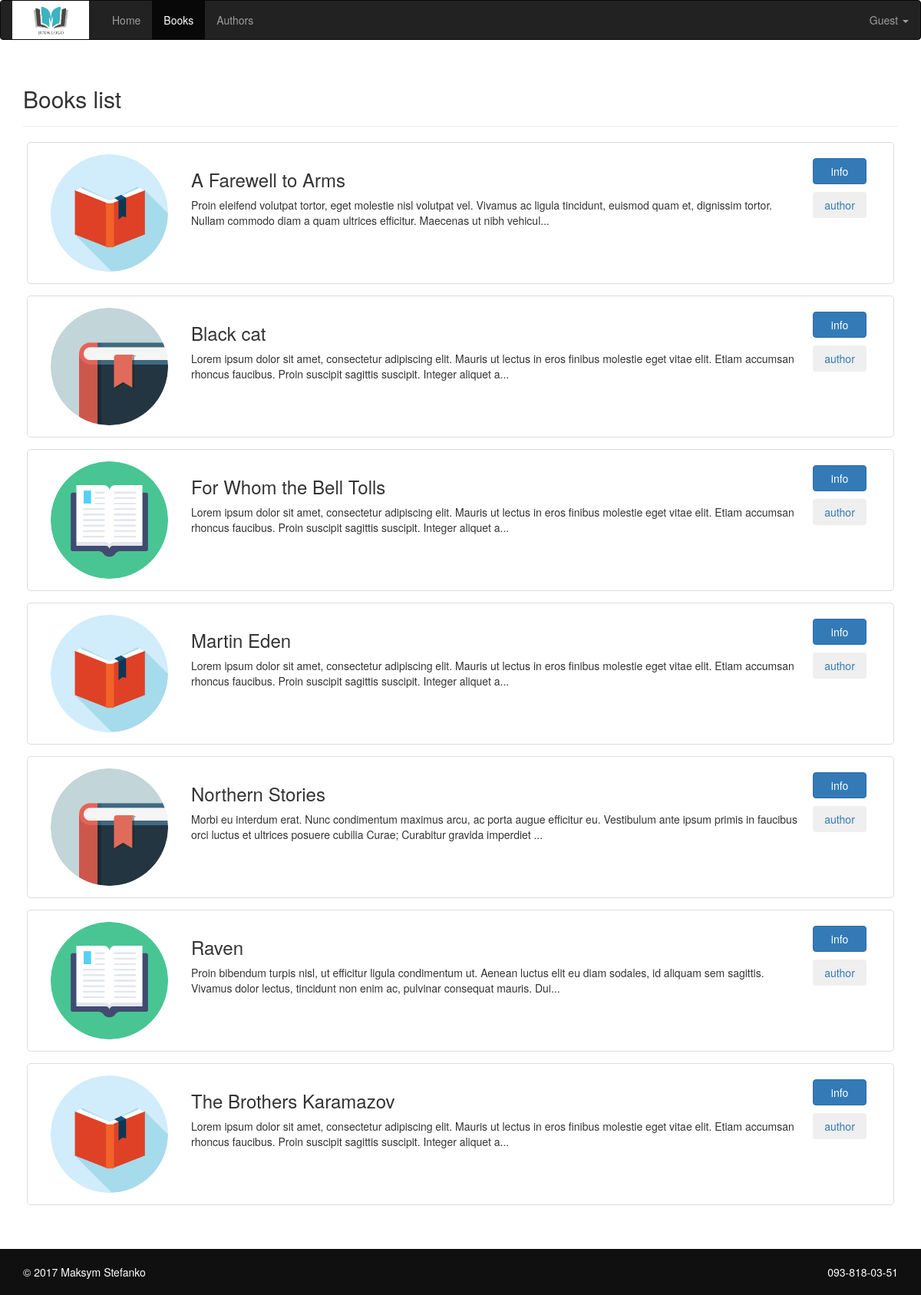
Screenshot of /pages/books.php with the database file from the repository.
### tables this page shows
CREATE TABLE `book` (
  `id` int(11) NOT NULL AUTO_INCREMENT,
  `description` text,
  `author_id` int(11) DEFAULT NULL,
  `name` varchar(255) DEFAULT NULL,
  `photo` varchar(255) DEFAULT NULL,
  PRIMARY KEY (`id`),
  KEY `author_id` (`author_id`),
  CONSTRAINT `book_ibfk_1` FOREIGN KEY (`author_id`) REFERENCES `author` (`id`)
);

### shared/config.php (called while the page is built, shortened)
<?php
function is_loged_in() {
    return isset($_SESSION['username']);
}

### pages/books.php (the view, shortened to what this page needs)
<?php
    require '../shared/config.php';
    $conn = connect_to_db();
    if(isset($_GET['author']) && !is_loged_in()){
        $sql_author = "SELECT * FROM author WHERE id=" . $_GET['author'];
        $sql = "SELECT * FROM book WHERE author_id = " . $_GET['author'] . " ORDER BY name";
        $author = $conn->query($sql_author);
        $author = $author->fetch_assoc();
    } else if(!is_loged_in()) {
        $sql = "SELECT * FROM book ORDER BY name";
    } else if(is_loged_in() && isset($_GET['author'])){
        $sql_author = "SELECT * FROM author WHERE id=" . $_GET['author'];
        $sql = "SELECT book.id AS id, book.name AS name, book.author_id AS author_id, book.description AS description,
        user_book.user_id AS user_id, user_book.date AS date_add FROM book LEFT JOIN user_book ON book.id = user_book.book_id
        AND user_book.user_id = $_SESSION[id] WHERE author_id = " . $_GET['author'] . " ORDER BY name";
        $author = $conn->query($sql_author);
        $author = $author->fetch_assoc();
    } else {
        $sql = "SELECT book.id AS id, book.name AS name, book.author_id AS author_id, book.description AS description,
        user_book.user_id AS user_id, user_book.date AS date_add FROM book LEFT JOIN user_book ON
        book.id = user_book.book_id AND user_book.user_id = $_SESSION[id] ORDER BY name";
    }
    $result = $conn->query($sql);
?>
<!DOCTYPE html>
<html lang="en">
    <head>
        <?php require '../shared/head.php';?>
    </head>
    <body>
        <?php require '../shared/header.php';?>
        <div class="container">
            <div class="page-header">
                <h2>Books list <?php if(isset($author)){echo " (" . $author['fname'] . " " . $author['lname'] . ")";}?></h2>
             </div>
            <div class="books-list">
            <?php
                if ($result->num_rows > 0) {
                    $index = 1;
                    while($row = $result->fetch_assoc()) {
                        echo "<div class='book-item row'>
                                <div class='col-xs-4 col-md-2'>
                                    <a href='book_details.php?id=$row[id]'>
                                        <img class='book-photo' src='../img/book_icon" . $index%3 . ".png' alt='photo'>
                                    </a>
                                </div>
                                <div class='col-xs-8 col-md-9'>
                                    <h3>$row[name]</h3>
                                    <p>" . substr($row['description'], 0, 200) . "...</p>";
                                echo "</div>
                                <div class='col-xs-12 col-md-1'>
                                    <a class='pull-right' href='book_details.php?id=$row[id]'>
                                        <button class='btn btn-primary btn-author'>info</button>
                                    </a>
                                    <a class='pull-right' href='author_details.php?id=$row[author_id]'>
                                        <button class='btn btn-secondary btn-author'>author</button>
                                    </a>";
                                    echo "</div></div>";
                              $index++;
                    }
                } else {
                    echo "No books";
                }
            ?>
            </div>
        </div>
        <?php require '../shared/footer.php';?>
    </body>
</html>

### css/style.css (style rules this page uses)
html, body { margin:0; padding:0; height:100%; }
.container { min-height: 100%; }
.author-photo, .book-photo { width: 100%; border-radius: 50%; }
.author-item, .book-item { margin: 15px 5px; border: 1px solid #ddd; border-radius: 5px; padding: 15px; }
.btn-author { width: 70px; margin: 5px; }

### rows the page displays
book: name "A Farewell to Arms", description "Proin eleifend volutpat tortor, eget molestie nisl volutpat vel. Vivamus ac ligula tincidunt, euismod quam et, dignissim tortor. Nullam commodo diam a quam ultrices efficitur. Maecenas ut nibh vehicul"
book: name "Black cat", description "Lorem ipsum dolor sit amet, consectetur adipiscing elit. Mauris ut lectus in eros finibus molestie eget vitae elit. Etiam accumsan rhoncus faucibus. Proin suscipit sagittis suscipit. Integer aliquet a"
book: name "For Whom the Bell Tolls", description "Lorem ipsum dolor sit amet, consectetur adipiscing elit. Mauris ut lectus in eros finibus molestie eget vitae elit. Etiam accumsan rhoncus faucibus. Proin suscipit sagittis suscipit. Integer aliquet a"
book: name "Martin Eden", description "Lorem ipsum dolor sit amet, consectetur adipiscing elit. Mauris ut lectus in eros finibus molestie eget vitae elit. Etiam accumsan rhoncus faucibus. Proin suscipit sagittis suscipit. Integer aliquet a"
book: name "Northern Stories", description "Morbi eu interdum erat. Nunc condimentum maximus arcu, ac porta augue efficitur eu. Vestibulum ante ipsum primis in faucibus orci luctus et ultrices posuere cubilia Curae; Curabitur gravida imperdiet"
book: name "Raven", description "Proin bibendum turpis nisl, ut efficitur ligula condimentum ut. Aenean luctus elit eu diam sodales, id aliquam sem sagittis. Vivamus dolor lectus, tincidunt non enim ac, pulvinar consequat mauris. Dui"
book: name "The Brothers Karamazov", description "Lorem ipsum dolor sit amet, consectetur adipiscing elit. Mauris ut lectus in eros finibus molestie eget vitae elit. Etiam accumsan rhoncus faucibus. Proin suscipit sagittis suscipit. Integer aliquet a"
